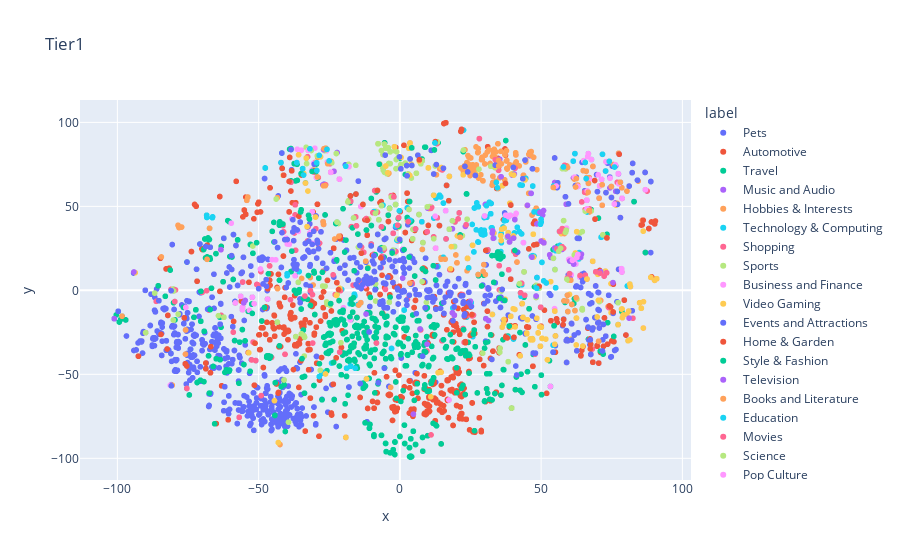

Notebook code for this chart:
### Code cell
fig = px.scatter(
    df_embeddings, x='x', y='y',
    color='label', labels={'color': 'label'},
    hover_data=['items'], title = 'Tier1')
fig.show()
